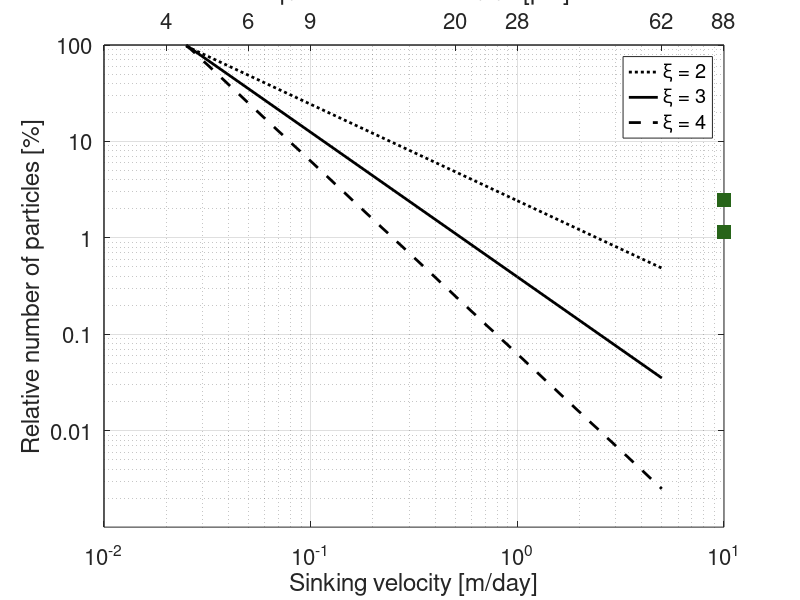
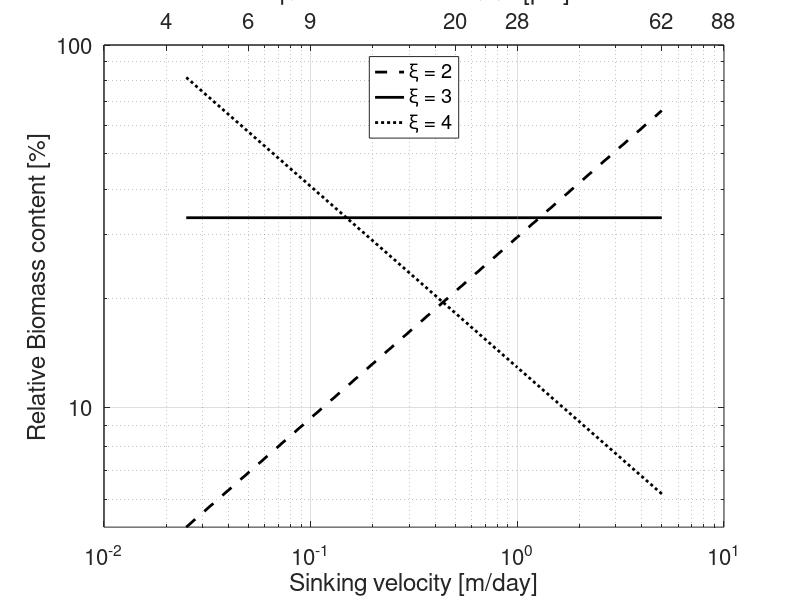

These figures' MATLAB source, in order:
clear
% Set of marameters
wmax = 5; wmin = 0.025;
slope = 3; B0 = 1;

% Compute total biomass based on the paramters
Btot = B0/(wmax.^((3-slope)/2))*(2/(5-slope)*wmax.^((5-slope)/2) - 2/(5-slope)*wmin.^((5-slope)/2));
B0 = B0/Btot;
B0025_3 = B0*(0.025/wmax).^((3-slope)/2);
B1_3 = B0*(1/wmax).^((3-slope)/2);
B5_3 = B0*(5/wmax).^((3-slope)/2);

% For Junge slope = 2
slope = 2;
% Compute biomass of 1 largest particle necessary to keep total biomass constant
B0 = Btot*(wmax.^((3-slope)/2))/(2/(5-slope)*wmax.^((5-slope)/2) - 2/(5-slope)*wmin.^((5-slope)/2));
B0025_2 = B0*(0.025/wmax).^((3-slope)/2);
B1_2 = B0*(1/wmax).^((3-slope)/2);
B5_2 = B0*(5/wmax).^((3-slope)/2);

% For Junge slope = 4
slope = 4;
% Compute biomass of 1 largest particle necessary to keep total biomass constant
B0 = Btot*(wmax.^((3-slope)/2))/(2/(5-slope)*wmax.^((5-slope)/2) - 2/(5-slope)*wmin.^((5-slope)/2));
B0025_4 = B0*(0.025/wmax).^((3-slope)/2);
B1_4 = B0*(1/wmax).^((3-slope)/2);
B5_4 = B0*(5/wmax).^((3-slope)/2);

% For Junge slope = 5
slope = 5;
% Compute biomass of 1 largest particle necessary to keep total biomass constant
B0 = Btot*(wmax.^((3-slope)/2))/(2/(5-slope)*wmax.^((5-slope)/2) - 2/(5-slope)*wmin.^((5-slope)/2));
B0025_5 = B0*(0.025/wmax).^((3-slope)/2);
B1_5 = B0*(1/wmax).^((3-slope)/2);
B5_5 = B0*(5/wmax).^((3-slope)/2);

% For Junge slope = 6
slope = 6;
% Compute biomass of 1 largest particle necessary to keep total biomass constant
B0 = Btot*(wmax.^((3-slope)/2))/(2/(5-slope)*wmax.^((5-slope)/2) - 2/(5-slope)*wmin.^((5-slope)/2));
B0025_6 = B0*(0.025/wmax).^((3-slope)/2);
B1_6 = B0*(1/wmax).^((3-slope)/2);
B5_6 = B0*(5/wmax).^((3-slope)/2);
%%

% Set colors for each class
color0025 = [215,48,39]/256;
color1 = [39,100,25]/256;
color5 = [49,54,149]/256;

figure(2)
thew = [0.025 1 5];
h1 = loglog(thew,[B0025_3 B1_3 B5_3]./sum([B0025_3 B1_3 B5_3])*100,'-k','linewidth',2);
hold on
h2 = loglog(thew,[B0025_2 B1_2 B5_2]./sum([B0025_2 B1_2 B5_2])*100,'--k','linewidth',2);
h3 = loglog(thew,[B0025_4 B1_4 B5_4]./sum([B0025_4 B1_4 B5_4])*100,':k','linewidth',2);


scatter(thew,[B0025_3 B1_3 B5_3]./sum([B0025_3 B1_3 B5_3])*100,100,cat(1,color0025,color1,color5),'s','filled');
scatter(thew,[B0025_2 B1_2 B5_2]./sum([B0025_2 B1_2 B5_2])*100,100,cat(1,color0025,color1,color5),'s','filled');
scatter(thew,[B0025_4 B1_4 B5_4]./sum([B0025_4 B1_4 B5_4])*100,100,cat(1,color0025,color1,color5),'s','filled');


grid on
set(gca,'fontsize',16,'ytick',[0 10 100],'ylim',[0 100],'yticklabel',{'0','10','100'})
xlabel('Sinking velocity [m/day]')
ylabel('Relative Biomass content [%]')
legend([h2 h1 h3],'\xi = 2','\xi = 3','\xi = 4','location','north')
%s1 = gca;
%h = findobj(gcf,'type','axes') % Find the axes object in the GUI
%s = copyobj(h,gcf) % Copy axes object h into figure f1
%set(s,'xaxislocation','top','color','none','XLabel',' ','YLabel',' ')


% get the figure smaller to accomodate the 2nd x-axis later
POS = get(gca,'position');
set(gca,'position',[POS(1) POS(2) POS(3) POS(4)-0.05])

% create 2 x-axis
axes('position',get(gca,'position'),...
    'xlim',get(gca,'xlim'),...
    'xscale','log',...
    'ylim',get(gca,'ylim'),...
    'ytick',get(gca,'ytick'),...
    'yticklabel',{},...
    'yscale','log',...
    'fontsize',16,...
    'color','none',...
    'XAxisLocation','top')
hold on
% Parameters for Stokes sinking velocity equation
g = 9.81;                   % m/s2
rho_water = 1026;           % kg/m3
rho_part = 1.01*rho_water;   % kg/m3
viscosity = 1.48e-3;        % Pa.s

% If I want to set ticks at specific radii
% myxtick = [0:10:80];
% wseq = (2.*(rho_part-rho_water).*g.*(myxtick/1e6).^2)./(9.*viscosity)*86400;
% set(gca,'xtick',wseq,'xticklabel',myxtick)

% If I want to compute the radius at the velocities already ticked on the
% 1st x-axis
Xtick = get(gca,'xtick');
Xtick = [0.02 0.05 0.1 0.5 1 5 10];
for ii = 1:length(Xtick)
    
    % equivalent stokes' radius
    xticklab{ii} = num2str(sqrt((9*viscosity*Xtick(ii)/86400)./(2*g*(rho_part-rho_water)))*1e6,'%.0f');
    
end

set(gca,'xtick',Xtick,'xticklabel',xticklab)
xlabel('Equivalent Stokes radius [\mum]')
set(gcf,'color','w')
%export_fig -r300 Fig4a.png
%%


%% This code plots the distribution of Particle, given a spectral slope and the number of LARGEST particle
clear
% Set colors for each class
color0025 = [215,48,39]/256;
color1 = [39,100,25]/256;
color5 = [49,54,149]/256;
counter = 1;
for spectral_slope = [2 3 4]
    
    % compute for the sinking velocity actually modeled
    ws = [0.025 1 5];
    N0 = 1971717;
    N = (ws/max(ws)).^-(spectral_slope/2)*N0;
    B = (ws/max(ws)).^((3-spectral_slope)/2);
    
    % Create the theoretical curve
    thexaxis = ws;
    theyaxis = (ws/max(ws)).^-(spectral_slope/2);
    theyaxis./sum(theyaxis)*100
    %
    
    figure(1)
    % theoretical curve
    if spectral_slope>3
        style = '--';
    elseif spectral_slope == 3
        style = '-';
    elseif spectral_slope <3
        style = ':';
    end

    % Plot N/N0
    h(counter) = plot(ws,theyaxis./sum(theyaxis)*100,'linestyle',style,'color','k','linewidth',2);
    hold on
    scatter(ws,theyaxis./sum(theyaxis)*100,100,cat(1,color0025,color1,color5),'s','filled')
    
    set(gca,'yscale','log','xscale','log','fontsize',16)
    grid on; axis tight;    
    
    xlabel('Sinking velocity [m/day]')
    %ylabel('Number of particles')
    xlim([0.01 10])
    counter = counter +1;
end
legend(h,'\xi = 2','\xi = 3','\xi = 4','location','northeast')
ylabel('Relative number of particles [%]')

% get the figure smaller to accomodate the 2nd x-axis later
POS = get(gca,'position');
set(gca,'position',[POS(1) POS(2) POS(3) POS(4)-0.05],'ytick',[0.01 0.1 1 10 100],'Yticklabel',{'0.01','0.1','1','10','100'}, 'ylim',[0.001 100])

% create 2 x-axis
axes('position',get(gca,'position'),...
    'xlim',get(gca,'xlim'),...
    'xscale','log',...
    'ylim',get(gca,'ylim'),...
    'ytick',get(gca,'ytick'),...
    'yticklabel',{},...
    'yscale','log',...
    'fontsize',16,...
    'color','none',...
    'XAxisLocation','top')
hold on
% Parameters for Stokes sinking velocity equation
g = 9.81;                   % m/s2
rho_water = 1026;           % kg/m3
rho_part = 1.01*rho_water;   % kg/m3
viscosity = 1.48e-3;        % Pa.s

% If I want to set ticks at specific radii
% myxtick = [0:10:80];
% wseq = (2.*(rho_part-rho_water).*g.*(myxtick/1e6).^2)./(9.*viscosity)*86400;
% set(gca,'xtick',wseq,'xticklabel',myxtick)

% If I want to compute the radius at the velocities already ticked on the
% 1st x-axis
Xtick = get(gca,'xtick');
Xtick = [0.02 0.05 0.1 0.5 1 5 10];
for ii = 1:length(Xtick)
    
    % equivalent stokes' radius
    xticklab{ii} = num2str(sqrt((9*viscosity*Xtick(ii)/86400)./(2*g*(rho_part-rho_water)))*1e6,'%.0f');
    
end

set(gca,'xtick',Xtick,'xticklabel',xticklab)
xlabel('Equivalent Stokes radius [\mum]')
set(gcf,'color','w')
%export_fig -r300 Fig4b.png